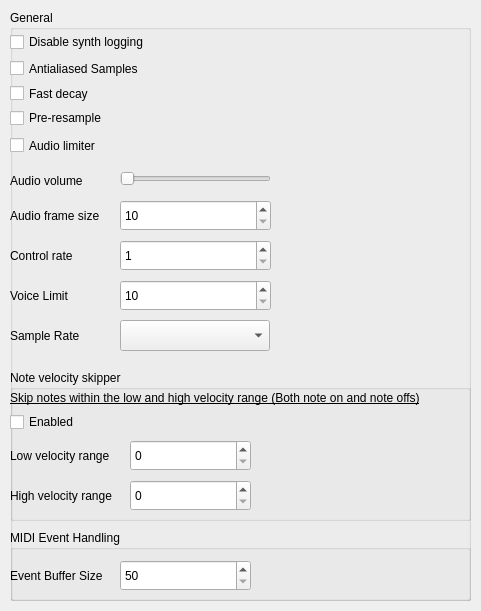
<?xml version="1.0" encoding="UTF-8"?>
<ui version="4.0">
 <class>KasariaSettings</class>
 <widget class="QWidget" name="KasariaSettings">
  <property name="geometry">
   <rect>
    <x>0</x>
    <y>0</y>
    <width>481</width>
    <height>611</height>
   </rect>
  </property>
  <property name="windowTitle">
   <string>Form</string>
  </property>
  <widget class="QWidget" name="verticalLayoutWidget">
   <property name="geometry">
    <rect>
     <x>10</x>
     <y>10</y>
     <width>461</width>
     <height>591</height>
    </rect>
   </property>
   <layout class="QVBoxLayout" name="verticalLayout">
    <item>
     <widget class="QGroupBox" name="groupBox">
      <property name="title">
       <string>General</string>
      </property>
      <property name="checkable">
       <bool>false</bool>
      </property>
      <widget class="QCheckBox" name="cb_disableSynthLogs">
       <property name="geometry">
        <rect>
         <x>0</x>
         <y>20</y>
         <width>151</width>
         <height>24</height>
        </rect>
       </property>
       <property name="text">
        <string>Disable synth logging</string>
       </property>
      </widget>
      <widget class="QCheckBox" name="cb_antialiasedSamples">
       <property name="geometry">
        <rect>
         <x>0</x>
         <y>43</y>
         <width>151</width>
         <height>31</height>
        </rect>
       </property>
       <property name="text">
        <string>Antialiased Samples</string>
       </property>
      </widget>
      <widget class="QCheckBox" name="cb_fastDecay">
       <property name="geometry">
        <rect>
         <x>0</x>
         <y>73</y>
         <width>91</width>
         <height>21</height>
        </rect>
       </property>
       <property name="text">
        <string>Fast decay</string>
       </property>
      </widget>
      <widget class="QCheckBox" name="cb_preResample">
       <property name="geometry">
        <rect>
         <x>0</x>
         <y>100</y>
         <width>111</width>
         <height>16</height>
        </rect>
       </property>
       <property name="text">
        <string>Pre-resample</string>
       </property>
      </widget>
      <widget class="QSpinBox" name="spb_ctrlRate">
       <property name="geometry">
        <rect>
         <x>110</x>
         <y>230</y>
         <width>151</width>
         <height>31</height>
        </rect>
       </property>
       <property name="minimum">
        <number>1</number>
       </property>
       <property name="maximum">
        <number>999</number>
       </property>
      </widget>
      <widget class="QLabel" name="label">
       <property name="geometry">
        <rect>
         <x>0</x>
         <y>230</y>
         <width>71</width>
         <height>31</height>
        </rect>
       </property>
       <property name="text">
        <string>Control rate</string>
       </property>
      </widget>
      <widget class="QLabel" name="label_2">
       <property name="geometry">
        <rect>
         <x>0</x>
         <y>160</y>
         <width>81</width>
         <height>21</height>
        </rect>
       </property>
       <property name="text">
        <string>Audio volume</string>
       </property>
      </widget>
      <widget class="QSpinBox" name="spb_voiceLimit">
       <property name="geometry">
        <rect>
         <x>110</x>
         <y>270</y>
         <width>151</width>
         <height>31</height>
        </rect>
       </property>
       <property name="minimum">
        <number>10</number>
       </property>
       <property name="maximum">
        <number>9024</number>
       </property>
      </widget>
      <widget class="QLabel" name="label_3">
       <property name="geometry">
        <rect>
         <x>0</x>
         <y>270</y>
         <width>71</width>
         <height>31</height>
        </rect>
       </property>
       <property name="text">
        <string>Voice Limit</string>
       </property>
      </widget>
      <widget class="QLabel" name="label_4">
       <property name="geometry">
        <rect>
         <x>0</x>
         <y>310</y>
         <width>81</width>
         <height>31</height>
        </rect>
       </property>
       <property name="text">
        <string>Sample Rate</string>
       </property>
      </widget>
      <widget class="SampleRateSelector" name="srs_smplRate">
       <property name="geometry">
        <rect>
         <x>110</x>
         <y>310</y>
         <width>150</width>
         <height>31</height>
        </rect>
       </property>
       <property name="minimumSize">
        <size>
         <width>150</width>
         <height>0</height>
        </size>
       </property>
      </widget>
      <widget class="QCheckBox" name="cb_audioLimter">
       <property name="geometry">
        <rect>
         <x>0</x>
         <y>120</y>
         <width>101</width>
         <height>31</height>
        </rect>
       </property>
       <property name="text">
        <string>Audio limiter</string>
       </property>
      </widget>
      <widget class="QLabel" name="label_8">
       <property name="geometry">
        <rect>
         <x>0</x>
         <y>190</y>
         <width>101</width>
         <height>31</height>
        </rect>
       </property>
       <property name="text">
        <string>Audio frame size</string>
       </property>
      </widget>
      <widget class="QSpinBox" name="spb_framePeriodSize">
       <property name="geometry">
        <rect>
         <x>110</x>
         <y>190</y>
         <width>151</width>
         <height>31</height>
        </rect>
       </property>
       <property name="minimum">
        <number>10</number>
       </property>
       <property name="maximum">
        <number>900</number>
       </property>
      </widget>
      <widget class="QPushButton" name="pushButton_1">
       <property name="geometry">
        <rect>
         <x>150</x>
         <y>23</y>
         <width>21</width>
         <height>21</height>
        </rect>
       </property>
       <property name="toolTip">
        <string>&lt;html&gt;&lt;head/&gt;&lt;body&gt;&lt;p&gt;By default Kasaria logs all events to stdout&lt;/p&gt;&lt;/body&gt;&lt;/html&gt;</string>
       </property>
       <property name="text">
        <string/>
       </property>
       <property name="icon">
        <iconset theme="help-about"/>
       </property>
       <property name="flat">
        <bool>true</bool>
       </property>
      </widget>
      <widget class="QPushButton" name="pushButton_2">
       <property name="geometry">
        <rect>
         <x>150</x>
         <y>50</y>
         <width>21</width>
         <height>21</height>
        </rect>
       </property>
       <property name="toolTip">
        <string>&lt;html&gt;&lt;head/&gt;&lt;body&gt;&lt;p&gt;Sample antialiasing caps out frequencies higher than what the sample rate.&lt;/p&gt;&lt;p&gt;It takes effect at soundfont loading.&lt;/p&gt;&lt;/body&gt;&lt;/html&gt;</string>
       </property>
       <property name="text">
        <string/>
       </property>
       <property name="icon">
        <iconset theme="help-about"/>
       </property>
       <property name="flat">
        <bool>true</bool>
       </property>
      </widget>
      <widget class="QPushButton" name="pushButton_3">
       <property name="geometry">
        <rect>
         <x>150</x>
         <y>75</y>
         <width>21</width>
         <height>21</height>
        </rect>
       </property>
       <property name="toolTip">
        <string>&lt;html&gt;&lt;head/&gt;&lt;body&gt;&lt;p&gt;Fast decay makes envelope processing much faster.&lt;/p&gt;&lt;p&gt;It takes effect at soundfont loading.&lt;/p&gt;&lt;/body&gt;&lt;/html&gt;</string>
       </property>
       <property name="text">
        <string/>
       </property>
       <property name="icon">
        <iconset theme="help-about"/>
       </property>
       <property name="flat">
        <bool>true</bool>
       </property>
      </widget>
      <widget class="QPushButton" name="pushButton_4">
       <property name="geometry">
        <rect>
         <x>150</x>
         <y>100</y>
         <width>21</width>
         <height>21</height>
        </rect>
       </property>
       <property name="toolTip">
        <string>&lt;html&gt;&lt;head/&gt;&lt;body&gt;&lt;p&gt;Pre-process soundfont samples.&lt;/p&gt;&lt;p&gt;It can reduce synth workload by a light margin&lt;/p&gt;&lt;/body&gt;&lt;/html&gt;</string>
       </property>
       <property name="text">
        <string/>
       </property>
       <property name="icon">
        <iconset theme="help-about"/>
       </property>
       <property name="flat">
        <bool>true</bool>
       </property>
      </widget>
      <widget class="QPushButton" name="pushButton_5">
       <property name="geometry">
        <rect>
         <x>150</x>
         <y>125</y>
         <width>21</width>
         <height>21</height>
        </rect>
       </property>
       <property name="toolTip">
        <string>&lt;html&gt;&lt;head/&gt;&lt;body&gt;&lt;p&gt;The audio limiter is built into Kasaria and it's important for reducing audio loudness&lt;/p&gt;&lt;/body&gt;&lt;/html&gt;</string>
       </property>
       <property name="text">
        <string/>
       </property>
       <property name="icon">
        <iconset theme="help-about"/>
       </property>
       <property name="flat">
        <bool>true</bool>
       </property>
      </widget>
      <widget class="QPushButton" name="pushButton_6">
       <property name="geometry">
        <rect>
         <x>270</x>
         <y>190</y>
         <width>31</width>
         <height>31</height>
        </rect>
       </property>
       <property name="toolTip">
        <string>&lt;html&gt;&lt;head/&gt;&lt;body&gt;&lt;p&gt;The time interval the audio thread sends sound data to the audio device.&lt;/p&gt;&lt;p&gt;This impacts the frequency of chopped notes&lt;/p&gt;&lt;/body&gt;&lt;/html&gt;</string>
       </property>
       <property name="text">
        <string/>
       </property>
       <property name="icon">
        <iconset theme="help-about"/>
       </property>
       <property name="flat">
        <bool>true</bool>
       </property>
      </widget>
      <widget class="QPushButton" name="pushButton_7">
       <property name="geometry">
        <rect>
         <x>270</x>
         <y>230</y>
         <width>31</width>
         <height>31</height>
        </rect>
       </property>
       <property name="toolTip">
        <string>&lt;html&gt;&lt;head/&gt;&lt;body&gt;&lt;p&gt;Set the amount of sample rate computations.&lt;/p&gt;&lt;/body&gt;&lt;/html&gt;</string>
       </property>
       <property name="text">
        <string/>
       </property>
       <property name="icon">
        <iconset theme="help-about"/>
       </property>
       <property name="flat">
        <bool>true</bool>
       </property>
      </widget>
      <widget class="QPushButton" name="pushButton_8">
       <property name="geometry">
        <rect>
         <x>270</x>
         <y>270</y>
         <width>31</width>
         <height>31</height>
        </rect>
       </property>
       <property name="toolTip">
        <string>&lt;html&gt;&lt;head/&gt;&lt;body&gt;&lt;p&gt;A voice is the sound of a single note played by the synth.&lt;/p&gt;&lt;p&gt;With larger voice limits the audio is more consistent but it also takes more rendering time.&lt;/p&gt;&lt;/body&gt;&lt;/html&gt;</string>
       </property>
       <property name="text">
        <string/>
       </property>
       <property name="icon">
        <iconset theme="help-about"/>
       </property>
       <property name="flat">
        <bool>true</bool>
       </property>
      </widget>
      <widget class="QPushButton" name="pushButton_9">
       <property name="geometry">
        <rect>
         <x>270</x>
         <y>310</y>
         <width>31</width>
         <height>31</height>
        </rect>
       </property>
       <property name="toolTip">
        <string>&lt;html&gt;&lt;head/&gt;&lt;body&gt;&lt;p&gt;The sample rate is a very important setting that has a major impact on the overall audio quality.&lt;/p&gt;&lt;p&gt;Recommended is to keep the sample rate not to low or too high, set a value that does not increase audio rendering workload and also not too low which could result in lower audio quality.&lt;/p&gt;&lt;/body&gt;&lt;/html&gt;</string>
       </property>
       <property name="text">
        <string/>
       </property>
       <property name="icon">
        <iconset theme="help-about"/>
       </property>
       <property name="flat">
        <bool>true</bool>
       </property>
      </widget>
      <widget class="QSlider" name="sl_audioVol">
       <property name="geometry">
        <rect>
         <x>110</x>
         <y>160</y>
         <width>151</width>
         <height>18</height>
        </rect>
       </property>
       <property name="orientation">
        <enum>Qt::Orientation::Horizontal</enum>
       </property>
      </widget>
      <widget class="QGroupBox" name="groupBox_2">
       <property name="geometry">
        <rect>
         <x>0</x>
         <y>360</y>
         <width>461</width>
         <height>151</height>
        </rect>
       </property>
       <property name="title">
        <string>Note velocity skipper</string>
       </property>
       <widget class="QLabel" name="label_5">
        <property name="geometry">
         <rect>
          <x>0</x>
          <y>20</y>
          <width>531</width>
          <height>16</height>
         </rect>
        </property>
        <property name="font">
         <font>
          <underline>true</underline>
         </font>
        </property>
        <property name="text">
         <string>Skip notes within the low and high velocity range (Both note on and note offs)</string>
        </property>
       </widget>
       <widget class="QCheckBox" name="cb_noteVelSkip">
        <property name="geometry">
         <rect>
          <x>0</x>
          <y>40</y>
          <width>71</width>
          <height>24</height>
         </rect>
        </property>
        <property name="text">
         <string>Enabled</string>
        </property>
       </widget>
       <widget class="QSpinBox" name="spb_lowVelRange">
        <property name="geometry">
         <rect>
          <x>120</x>
          <y>70</y>
          <width>121</width>
          <height>31</height>
         </rect>
        </property>
        <property name="maximum">
         <number>127</number>
        </property>
       </widget>
       <widget class="QLabel" name="label_6">
        <property name="geometry">
         <rect>
          <x>0</x>
          <y>76</y>
          <width>111</width>
          <height>20</height>
         </rect>
        </property>
        <property name="text">
         <string>Low velocity range</string>
        </property>
       </widget>
       <widget class="QLabel" name="label_7">
        <property name="geometry">
         <rect>
          <x>0</x>
          <y>110</y>
          <width>121</width>
          <height>31</height>
         </rect>
        </property>
        <property name="text">
         <string>High velocity range</string>
        </property>
       </widget>
       <widget class="QSpinBox" name="spb_highVelRange">
        <property name="geometry">
         <rect>
          <x>120</x>
          <y>110</y>
          <width>121</width>
          <height>31</height>
         </rect>
        </property>
        <property name="maximum">
         <number>127</number>
        </property>
       </widget>
       <widget class="QPushButton" name="pushButton_10">
        <property name="geometry">
         <rect>
          <x>250</x>
          <y>70</y>
          <width>31</width>
          <height>31</height>
         </rect>
        </property>
        <property name="toolTip">
         <string>&lt;html&gt;&lt;head/&gt;&lt;body&gt;&lt;p&gt;Set the minimum velocity range from where the synth starts skipping note events&lt;/p&gt;&lt;/body&gt;&lt;/html&gt;</string>
        </property>
        <property name="text">
         <string/>
        </property>
        <property name="icon">
         <iconset theme="help-about"/>
        </property>
        <property name="flat">
         <bool>true</bool>
        </property>
       </widget>
       <widget class="QPushButton" name="pushButton_11">
        <property name="geometry">
         <rect>
          <x>250</x>
          <y>110</y>
          <width>31</width>
          <height>31</height>
         </rect>
        </property>
        <property name="toolTip">
         <string>&lt;html&gt;&lt;head/&gt;&lt;body&gt;&lt;p&gt;Set the high velocity range that fully depends on the low velocity range.&lt;/p&gt;&lt;p&gt;This feature is useful for avoiding intense synth workloads for BlackMIDIs with very dense note arts which increases audio quality and performance&lt;/p&gt;&lt;/body&gt;&lt;/html&gt;</string>
        </property>
        <property name="text">
         <string/>
        </property>
        <property name="icon">
         <iconset theme="help-about"/>
        </property>
        <property name="flat">
         <bool>true</bool>
        </property>
       </widget>
      </widget>
      <widget class="QGroupBox" name="groupBox_3">
       <property name="geometry">
        <rect>
         <x>0</x>
         <y>520</y>
         <width>461</width>
         <height>71</height>
        </rect>
       </property>
       <property name="title">
        <string>MIDI Event Handling</string>
       </property>
       <widget class="QLabel" name="label_9">
        <property name="geometry">
         <rect>
          <x>0</x>
          <y>30</y>
          <width>101</width>
          <height>31</height>
         </rect>
        </property>
        <property name="text">
         <string>Event Buffer Size</string>
        </property>
       </widget>
       <widget class="QSpinBox" name="spb_evBufSize">
        <property name="geometry">
         <rect>
          <x>110</x>
          <y>30</y>
          <width>131</width>
          <height>31</height>
         </rect>
        </property>
        <property name="minimum">
         <number>50</number>
        </property>
        <property name="maximum">
         <number>999999</number>
        </property>
       </widget>
       <widget class="QPushButton" name="pushButton_12">
        <property name="geometry">
         <rect>
          <x>250</x>
          <y>30</y>
          <width>31</width>
          <height>31</height>
         </rect>
        </property>
        <property name="toolTip">
         <string>&lt;html&gt;&lt;head/&gt;&lt;body&gt;&lt;p&gt;Set the size of the buffer that receives the MIDI events.&lt;/p&gt;&lt;p&gt;MIDI Event buffering helps reducing synth workload even on very insense processing.&lt;/p&gt;&lt;p&gt;For better performance keep the event buffer lower&lt;/p&gt;&lt;/body&gt;&lt;/html&gt;</string>
        </property>
        <property name="text">
         <string/>
        </property>
        <property name="icon">
         <iconset theme="help-about"/>
        </property>
        <property name="flat">
         <bool>true</bool>
        </property>
       </widget>
      </widget>
     </widget>
    </item>
   </layout>
  </widget>
 </widget>
 <customwidgets>
  <customwidget>
   <class>SampleRateSelector</class>
   <extends>QComboBox</extends>
   <header location="global">custom-widgets/samplerateselector.h</header>
  </customwidget>
 </customwidgets>
 <resources/>
 <connections/>
</ui>
